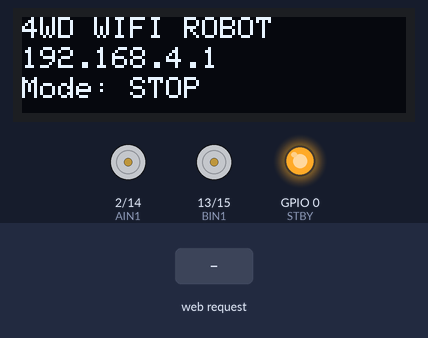
This sketch was run on a simulated ESP8266 (NodeMCU). Parts: 128×32 one-colour display, motor-driver pin pairs drawn as motors (green arrow = first pin HIGH = forward, orange = second pin HIGH = backward, longer = more drive, scaled by the enable pin, stopped while the standby pin is LOW), output pins drawn as LEDs (lit = HIGH). The inputs (shaded band) are chosen by the test bench.

Above: at 1.2 s.
1.3 s: HTTP request GET /forward received
At 1.6 s:
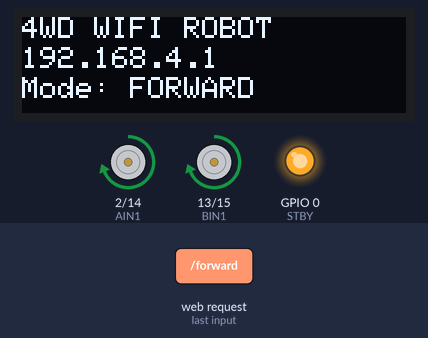
2.8 s: HTTP request GET /reverse received
At 3.9 s:
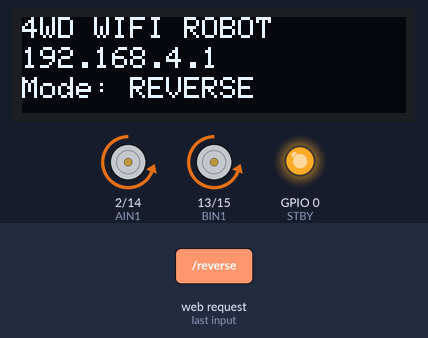
4.3 s: HTTP request GET /left received
At 5.1 s:
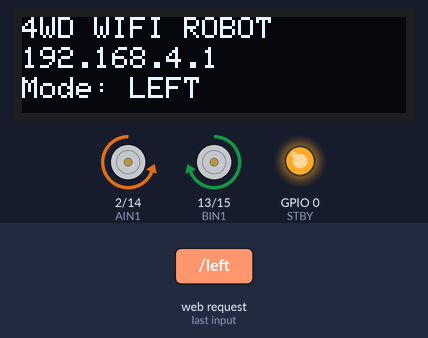
5.8 s: HTTP request GET /right received
At 6.2 s:
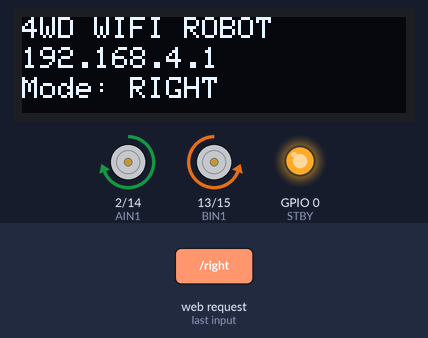
7.3 s: HTTP request GET /stop received
At 8.5 s:
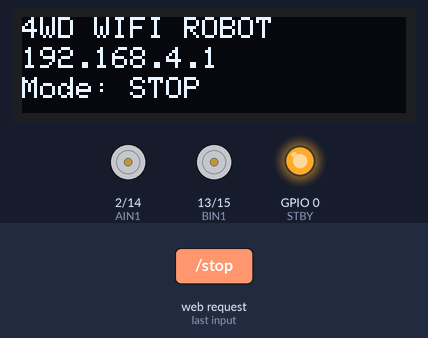
8.8 s: HTTP request GET /forward?spd=1 received
At 9.7 s:
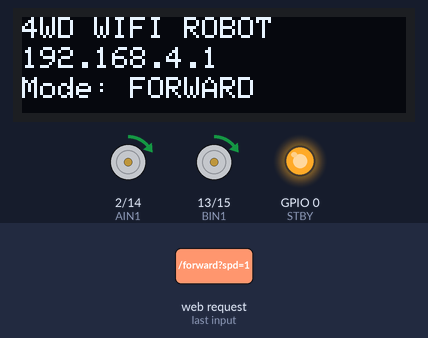
Timing chart, 0 to 11.3 s (numbered marks = the images above; inputs shaded):
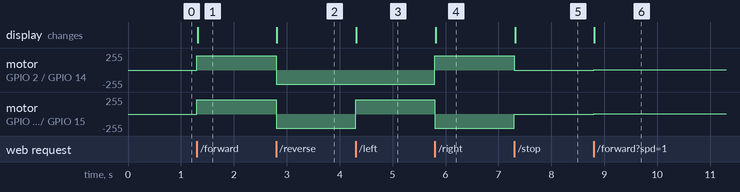

The sketch:

robot_car_4wd.ino
```cpp
#include <ESP8266WiFi.h>
#include <ESP8266WebServer.h>
#include <Wire.h>
#include <Adafruit_GFX.h>
#include <Adafruit_SSD1306.h>

// ─── OLED ────────────────────────────────────────────────
#define SCREEN_WIDTH 128
#define SCREEN_HEIGHT 32
Adafruit_SSD1306 display(SCREEN_WIDTH, SCREEN_HEIGHT, &Wire, -1);

// ─── TB6612FNG PINS ──────────────────────────────────────
// Motor A = LEFT  side (both left wheels in parallel)
// Motor B = RIGHT side (both right wheels in parallel)
#define STBY 0    // D3
#define AIN1 2    // D4
#define AIN2 14   // D5
#define PWMA 12   // D6
#define BIN1 13   // D7
#define BIN2 15   // D8
#define PWMB 3    // RX

// ─── CONFIG ──────────────────────────────────────────────
const char* AP_SSID     = "RobotCar";
const char* AP_PASS     = "12345678";
const int   BASE_SPEED  = 850;   // 0-1023
const int   TURN_SPEED  = 750;

ESP8266WebServer server(80);
String currentMode = "STOP";

// ─── OLED HELPER ─────────────────────────────────────────
void updateOLED() {
  display.clearDisplay();
  display.setTextSize(1);
  display.setTextColor(SSD1306_WHITE);
  display.setCursor(0, 0);  display.println("4WD WIFI ROBOT");
  display.setCursor(0,10);  display.println(WiFi.softAPIP());
  display.setCursor(0,20);  display.print("Mode: "); display.println(currentMode);
  display.display();
}

// ─── MOTOR PRIMITIVES ────────────────────────────────────
// Both left wheels share Motor A, both right wheels share Motor B.
// Wire: Motor A Out1/Out2 → LEFT  front + rear in parallel
//       Motor B Out1/Out2 → RIGHT front + rear in parallel

void setMotors(int leftDir, int leftPWM, int rightDir, int rightPWM) {
  // leftDir / rightDir: 1=fwd, -1=rev, 0=brake
  if (leftDir >= 0) { digitalWrite(AIN1, HIGH); digitalWrite(AIN2, LOW); }
  else              { digitalWrite(AIN1, LOW);  digitalWrite(AIN2, HIGH); }

  if (rightDir >= 0) { digitalWrite(BIN1, HIGH); digitalWrite(BIN2, LOW); }
  else               { digitalWrite(BIN1, LOW);  digitalWrite(BIN2, HIGH); }

  analogWrite(PWMA, leftPWM);
  analogWrite(PWMB, rightPWM);
}

void stopMotors() {
  analogWrite(PWMA, 0);
  analogWrite(PWMB, 0);
  currentMode = "STOP";
  updateOLED();
}

void forward() {
  setMotors(1, BASE_SPEED, 1, BASE_SPEED);
  currentMode = "FORWARD";
  updateOLED();
}

void reverse() {
  setMotors(-1, BASE_SPEED, -1, BASE_SPEED);
  currentMode = "REVERSE";
  updateOLED();
}

// Tank-style turns: all 4 wheels move, opposite sides spin different directions
void turnLeft() {
  // Left wheels reverse, right wheels forward → pivot left
  setMotors(-1, TURN_SPEED, 1, TURN_SPEED);
  currentMode = "LEFT";
  updateOLED();
}

void turnRight() {
  // Left wheels forward, right wheels reverse → pivot right
  setMotors(1, TURN_SPEED, -1, TURN_SPEED);
  currentMode = "RIGHT";
  updateOLED();
}

// Gentle arc turns (one side slower, not reversed)
void arcLeft() {
  setMotors(1, TURN_SPEED / 2, 1, BASE_SPEED);
  currentMode = "ARC-L";
  updateOLED();
}

void arcRight() {
  setMotors(1, BASE_SPEED, 1, TURN_SPEED / 2);
  currentMode = "ARC-R";
  updateOLED();
}

// ─── WEB PAGE ────────────────────────────────────────────
void handleRoot() {
  String html = R"rawlit(
<!DOCTYPE html>
<html lang="en">
<head>
<meta charset="UTF-8">
<meta name="viewport" content="width=device-width, initial-scale=1.0">
<title>4WD Robot Controller</title>
<style>
  :root {
    --bg:      #0d0f14;
    --surface: #161b26;
    --border:  #2a3040;
    --accent:  #00e5ff;
    --accent2: #ff4d6d;
    --text:    #e4eaf4;
    --muted:   #5a6478;
    --fwd:     #00e5ff;
    --rev:     #ff4d6d;
    --turn:    #f4c430;
    --stop:    #ff6b35;
    --radius:  14px;
  }
  * { box-sizing: border-box; margin: 0; padding: 0; }
  body {
    background: var(--bg);
    color: var(--text);
    font-family: 'Segoe UI', system-ui, sans-serif;
    min-height: 100vh;
    display: flex;
    flex-direction: column;
    align-items: center;
    justify-content: center;
    padding: 20px;
    user-select: none;
  }
  header {
    text-align: center;
    margin-bottom: 28px;
  }
  header h1 {
    font-size: 1.5rem;
    letter-spacing: 0.25em;
    text-transform: uppercase;
    color: var(--accent);
    text-shadow: 0 0 18px rgba(0,229,255,0.4);
  }
  header p {
    color: var(--muted);
    font-size: 0.78rem;
    margin-top: 4px;
    letter-spacing: 0.1em;
  }

  /* Status bar */
  #status-bar {
    background: var(--surface);
    border: 1px solid var(--border);
    border-radius: var(--radius);
    padding: 8px 20px;
    font-size: 0.75rem;
    letter-spacing: 0.12em;
    color: var(--muted);
    margin-bottom: 28px;
    display: flex;
    align-items: center;
    gap: 10px;
  }
  #status-dot {
    width: 8px; height: 8px;
    border-radius: 50%;
    background: var(--accent);
    box-shadow: 0 0 8px var(--accent);
    animation: pulse 1.6s ease-in-out infinite;
  }
  @keyframes pulse {
    0%,100% { opacity: 1; }
    50%      { opacity: 0.35; }
  }
  #mode-label { color: var(--text); font-weight: 600; }

  /* Car SVG */
  .car-wrap {
    margin-bottom: 24px;
  }
  .car-wrap svg { display: block; }

  /* D-PAD grid */
  .dpad {
    display: grid;
    grid-template-columns: repeat(3, 80px);
    grid-template-rows: repeat(3, 80px);
    gap: 8px;
  }
  @media (max-width: 360px) {
    .dpad { grid-template-columns: repeat(3, 70px); grid-template-rows: repeat(3, 70px); }
  }

  .btn {
    border: none;
    border-radius: var(--radius);
    font-size: 1.5rem;
    font-weight: 700;
    cursor: pointer;
    display: flex;
    flex-direction: column;
    align-items: center;
    justify-content: center;
    gap: 4px;
    background: var(--surface);
    border: 1.5px solid var(--border);
    color: var(--text);
    transition: transform 0.08s, box-shadow 0.08s, background 0.12s;
    -webkit-tap-highlight-color: transparent;
  }
  .btn span.lbl { font-size: 0.55rem; letter-spacing: 0.1em; color: var(--muted); }
  .btn:active, .btn.active {
    transform: scale(0.93);
  }
  .btn-fwd  { border-color: var(--fwd);  color: var(--fwd);  box-shadow: 0 0 14px rgba(0,229,255,0.15); }
  .btn-rev  { border-color: var(--rev);  color: var(--rev);  box-shadow: 0 0 14px rgba(255,77,109,0.15); }
  .btn-turn { border-color: var(--turn); color: var(--turn); box-shadow: 0 0 14px rgba(244,196,48,0.12); }
  .btn-stop { border-color: var(--stop); color: var(--stop); box-shadow: 0 0 14px rgba(255,107,53,0.15); font-size: 0.85rem; }

  .btn-fwd:active, .btn-fwd.active   { background: rgba(0,229,255,0.12);  }
  .btn-rev:active, .btn-rev.active   { background: rgba(255,77,109,0.12); }
  .btn-turn:active, .btn-turn.active { background: rgba(244,196,48,0.10); }
  .btn-stop:active, .btn-stop.active { background: rgba(255,107,53,0.12); }

  /* Speed slider */
  .speed-wrap {
    margin-top: 28px;
    width: 260px;
    text-align: center;
  }
  .speed-wrap label {
    font-size: 0.72rem;
    letter-spacing: 0.12em;
    color: var(--muted);
    display: block;
    margin-bottom: 8px;
  }
  input[type=range] {
    -webkit-appearance: none;
    width: 100%;
    height: 5px;
    border-radius: 3px;
    background: var(--border);
    outline: none;
  }
  input[type=range]::-webkit-slider-thumb {
    -webkit-appearance: none;
    width: 20px; height: 20px;
    border-radius: 50%;
    background: var(--accent);
    box-shadow: 0 0 10px rgba(0,229,255,0.5);
    cursor: pointer;
  }
  #speed-val {
    margin-top: 6px;
    font-size: 0.78rem;
    color: var(--accent);
    font-weight: 600;
  }

  /* Keyboard hint */
  .hint {
    margin-top: 22px;
    font-size: 0.68rem;
    color: var(--muted);
    letter-spacing: 0.08em;
    text-align: center;
  }
  .key {
    display: inline-block;
    border: 1px solid var(--border);
    border-radius: 4px;
    padding: 1px 5px;
    font-family: monospace;
    color: var(--text);
  }
</style>
</head>
<body>

<header>
  <h1>4WD Robot</h1>
  <p>WiFi Controller &mdash; ESP8266</p>
</header>

<div id="status-bar">
  <div id="status-dot"></div>
  MODE: <span id="mode-label">STOP</span>
</div>

<!-- Tiny car diagram showing wheel activity -->
<div class="car-wrap">
<svg width="110" height="140" viewBox="0 0 110 140" xmlns="http://www.w3.org/2000/svg">
  <!-- Body -->
  <rect x="22" y="30" width="66" height="80" rx="10" fill="#161b26" stroke="#2a3040" stroke-width="1.5"/>
  <!-- Windshield -->
  <rect x="32" y="38" width="46" height="24" rx="5" fill="#0d0f14" stroke="#2a3040" stroke-width="1"/>
  <!-- Arrow indicator -->
  <polygon id="car-arrow" points="55,46 62,58 55,55 48,58" fill="#5a6478"/>
  <!-- Wheels: FL, FR, RL, RR -->
  <rect id="wFL" x="6"  y="32" width="16" height="28" rx="4" fill="#2a3040" stroke="#5a6478" stroke-width="1.5"/>
  <rect id="wFR" x="88" y="32" width="16" height="28" rx="4" fill="#2a3040" stroke="#5a6478" stroke-width="1.5"/>
  <rect id="wRL" x="6"  y="80" width="16" height="28" rx="4" fill="#2a3040" stroke="#5a6478" stroke-width="1.5"/>
  <rect id="wRR" x="88" y="80" width="16" height="28" rx="4" fill="#2a3040" stroke="#5a6478" stroke-width="1.5"/>
</svg>
</div>

<!-- D-Pad -->
<div class="dpad">
  <!--row1-->
  <div></div>
  <button class="btn btn-fwd" id="btn-fwd"   ontouchstart="cmd('forward')" ontouchend="cmd('stop')" onmousedown="cmd('forward')" onmouseup="cmd('stop')">&#9650;<span class="lbl">FWD</span></button>
  <div></div>
  <!--row2-->
  <button class="btn btn-turn" id="btn-left"  ontouchstart="cmd('left')"    ontouchend="cmd('stop')" onmousedown="cmd('left')"    onmouseup="cmd('stop')">&#9664;<span class="lbl">LEFT</span></button>
  <button class="btn btn-stop" id="btn-stop"  onclick="cmd('stop')">&#9632;<span class="lbl">STOP</span></button>
  <button class="btn btn-turn" id="btn-right" ontouchstart="cmd('right')"   ontouchend="cmd('stop')" onmousedown="cmd('right')"   onmouseup="cmd('stop')">&#9654;<span class="lbl">RIGHT</span></button>
  <!--row3-->
  <div></div>
  <button class="btn btn-rev"  id="btn-rev"   ontouchstart="cmd('reverse')" ontouchend="cmd('stop')" onmousedown="cmd('reverse')" onmouseup="cmd('stop')">&#9660;<span class="lbl">REV</span></button>
  <div></div>
</div>

<div class="speed-wrap">
  <label>SPEED</label>
  <input type="range" id="speed" min="30" max="100" value="85">
  <div id="speed-val">85%</div>
</div>

<p class="hint">
  <span class="key">W</span> <span class="key">A</span> <span class="key">S</span> <span class="key">D</span> &nbsp;or arrow keys &nbsp;|&nbsp; hold to move
</p>

<script>
const WHEEL_FWD  = '#00e5ff';
const WHEEL_REV  = '#ff4d6d';
const WHEEL_OFF  = '#2a3040';
const WHEEL_TURN = '#f4c430';

const wFL = document.getElementById('wFL');
const wFR = document.getElementById('wFR');
const wRL = document.getElementById('wRL');
const wRR = document.getElementById('wRR');
const arrow = document.getElementById('car-arrow');
const modeLabel = document.getElementById('mode-label');

function setWheels(fl, fr, rl, rr) {
  wFL.style.fill = fl; wFR.style.fill = fr;
  wRL.style.fill = rl; wRR.style.fill = rr;
}

let currentCmd = 'stop';
let speedVal = 85;
let lastSent = '';
let sendTimer = null;

document.getElementById('speed').addEventListener('input', function() {
  speedVal = this.value;
  document.getElementById('speed-val').textContent = speedVal + '%';
});

function updateVisuals(action) {
  // Reset all button highlights
  ['btn-fwd','btn-rev','btn-left','btn-right','btn-stop'].forEach(id => {
    const el = document.getElementById(id);
    if(el) el.classList.remove('active');
  });
  modeLabel.textContent = action.toUpperCase();

  switch(action) {
    case 'forward':
      setWheels(WHEEL_FWD, WHEEL_FWD, WHEEL_FWD, WHEEL_FWD);
      arrow.setAttribute('fill', WHEEL_FWD);
      document.getElementById('btn-fwd').classList.add('active');
      break;
    case 'reverse':
      setWheels(WHEEL_REV, WHEEL_REV, WHEEL_REV, WHEEL_REV);
      arrow.setAttribute('fill', WHEEL_REV);
      document.getElementById('btn-rev').classList.add('active');
      break;
    case 'left':
      setWheels(WHEEL_REV, WHEEL_TURN, WHEEL_REV, WHEEL_TURN);
      arrow.setAttribute('fill', WHEEL_TURN);
      document.getElementById('btn-left').classList.add('active');
      break;
    case 'right':
      setWheels(WHEEL_TURN, WHEEL_REV, WHEEL_TURN, WHEEL_REV);
      arrow.setAttribute('fill', WHEEL_TURN);
      document.getElementById('btn-right').classList.add('active');
      break;
    default:
      setWheels(WHEEL_OFF, WHEEL_OFF, WHEEL_OFF, WHEEL_OFF);
      arrow.setAttribute('fill', '#5a6478');
      document.getElementById('btn-stop').classList.add('active');
  }
}

function cmd(action) {
  if(action === currentCmd) return;
  currentCmd = action;
  updateVisuals(action);
  // Throttle requests to every 80ms
  if(sendTimer) return;
  sendTimer = setTimeout(() => {
    sendTimer = null;
    const url = '/' + currentCmd + '?spd=' + speedVal;
    if(url !== lastSent) {
      fetch(url).catch(() => {});
      lastSent = url;
    }
  }, 80);
}

// Keyboard support
const keyMap = {
  'ArrowUp':'forward','w':'forward','W':'forward',
  'ArrowDown':'reverse','s':'reverse','S':'reverse',
  'ArrowLeft':'left','a':'left','A':'left',
  'ArrowRight':'right','d':'right','D':'right',
  ' ':'stop'
};
const held = new Set();
document.addEventListener('keydown', e => {
  if(held.has(e.key)) return;
  held.add(e.key);
  const action = keyMap[e.key];
  if(action) { e.preventDefault(); cmd(action); }
});
document.addEventListener('keyup', e => {
  held.delete(e.key);
  if(keyMap[e.key] && keyMap[e.key] !== 'stop') cmd('stop');
});

// Init
updateVisuals('stop');
</script>
</body>
</html>
)rawlit";
  server.send(200, "text/html", html);
}

// ─── SPEED HELPER ────────────────────────────────────────
int getSpeed() {
  // Optional ?spd=0-100 query param
  if (server.hasArg("spd")) {
    int pct = server.arg("spd").toInt();
    pct = constrain(pct, 0, 100);
    return map(pct, 0, 100, 0, 1023);
  }
  return BASE_SPEED;
}

// ─── SETUP ───────────────────────────────────────────────
void setup() {
  Serial.begin(115200);

  // Motor pins
  pinMode(STBY, OUTPUT);
  pinMode(AIN1, OUTPUT);
  pinMode(AIN2, OUTPUT);
  pinMode(PWMA, OUTPUT);
  pinMode(BIN1, OUTPUT);
  pinMode(BIN2, OUTPUT);
  pinMode(PWMB, OUTPUT);
  digitalWrite(STBY, HIGH);

  // OLED
  Wire.begin(4, 5); // SDA=D2, SCL=D1
  if (!display.begin(SSD1306_SWITCHCAPVCC, 0x3C)) { while (1); }

  // WiFi AP
  WiFi.softAP(AP_SSID, AP_PASS);
  updateOLED();

  // Routes
  server.on("/", handleRoot);

  server.on("/forward", []() {
    int spd = getSpeed();
    setMotors(1, spd, 1, spd);
    currentMode = "FORWARD"; updateOLED();
    server.send(200, "text/plain", "ok");
  });
  server.on("/reverse", []() {
    int spd = getSpeed();
    setMotors(-1, spd, -1, spd);
    currentMode = "REVERSE"; updateOLED();
    server.send(200, "text/plain", "ok");
  });
  server.on("/left", []() {
    int spd = getSpeed();
    // Tank pivot: left wheels reverse, right wheels forward
    setMotors(-1, spd, 1, spd);
    currentMode = "LEFT"; updateOLED();
    server.send(200, "text/plain", "ok");
  });
  server.on("/right", []() {
    int spd = getSpeed();
    // Tank pivot: left wheels forward, right wheels reverse
    setMotors(1, spd, -1, spd);
    currentMode = "RIGHT"; updateOLED();
    server.send(200, "text/plain", "ok");
  });
  server.on("/stop", []() {
    stopMotors();
    server.send(200, "text/plain", "ok");
  });

  server.begin();
}

// ─── LOOP ────────────────────────────────────────────────
void loop() {
  server.handleClient();
}
```

Measured:
- after the input at 1.3 s, motor on GPIO 2 (AIN1) / GPIO 14 (AIN2), motor on GPIO 13 (BIN1) / GPIO 15 (BIN2): stopped → forward 211/255 at once; the display: changes at once (image 1)
- after the input at 2.8 s, motor on GPIO 2 (AIN1) / GPIO 14 (AIN2), motor on GPIO 13 (BIN1) / GPIO 15 (BIN2): forward 211/255 → backward 211/255 at once; the display: changes at once (image 2)
- after the input at 4.3 s, motor on GPIO 13 (BIN1) / GPIO 15 (BIN2): backward 211/255 → forward 211/255 at once; the display: changes at once (image 3)
- after the input at 5.8 s, motor on GPIO 2 (AIN1) / GPIO 14 (AIN2): backward 211/255 → forward 211/255 at once; motor on GPIO 13 (BIN1) / GPIO 15 (BIN2): forward 211/255 → backward 211/255 at once; the display: changes at once (image 4)
- after the input at 7.3 s, motor on GPIO 2 (AIN1) / GPIO 14 (AIN2): forward 211/255 → stopped at once; motor on GPIO 13 (BIN1) / GPIO 15 (BIN2): backward 211/255 → stopped at once; the display: changes at once (image 5)
- after the input at 8.8 s, motor on GPIO 2 (AIN1) / GPIO 14 (AIN2), motor on GPIO 13 (BIN1) / GPIO 15 (BIN2): stopped → forward 2/255 at once; the display: changes at once (image 6)
